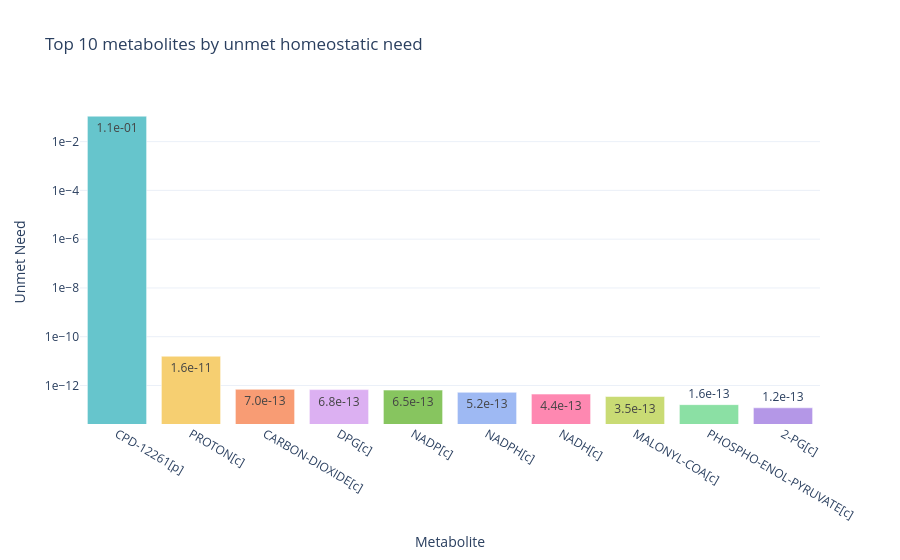

The code cell stored with this chart in its notebook:
### Code cell
result = test_NetworkFlowModel(objective_weights,
                               metabolism=metabolism,
                               fba=fba,
                               # uptake_addition=uptake_addition,
                               # uptake_removal=uptake_removal,
                               # force_reaction=force_reaction,
                               # add_reaction=add_reaction,
                               # remove_reaction=remove_reaction,
                               plot = True
)

[oofv, solution_flux, test_reaction_names, S_new, metabolites_new, kinetics_new, solution, model] = result

### Figure 1 — Plotly figure (JSON) as saved in the notebook; plotly's stock layout.template omitted (floating-point values rounded to 4 significant figures)
{"data": [{"marker": {"color": ["rgb(102, 197, 204)", "rgb(246, 207, 113)", "rgb(248, 156, 116)", "rgb(220, 176, 242)", "rgb(135, 197, 95)", "rgb(158, 185, 243)", "rgb(254, 136, 177)", "rgb(201, 219, 116)", "rgb(139, 224, 164)", "rgb(180, 151, 231)"]}, "name": "Unmet Homeostatic Need", "text": ["1.1e-01", "1.6e-11", "7.0e-13", "6.8e-13", "6.5e-13", "5.2e-13", "4.4e-13", "3.5e-13", "1.6e-13", "1.2e-13"], "x": ["CPD-12261[p]", "PROTON[c]", "CARBON-DIOXIDE[c]", "DPG[c]", "NADP[c]", "NADPH[c]", "NADH[c]", "MALONYL-COA[c]", "PHOSPHO-ENOL-PYRUVATE[c]", "2-PG[c]"], "y": [0.1105, 1.586e-11, 6.963e-13, 6.771e-13, 6.46e-13, 5.246e-13, 4.431e-13, 3.525e-13, 1.638e-13, 1.214e-13], "type": "bar"}], "layout": {"yaxis": {"title": {"text": "Unmet Need"}, "type": "log", "tickformat": ".0e"}, "xaxis": {"title": {"text": "Metabolite"}}, "title": {"text": "Top 10 metabolites by unmet homeostatic need"}}}
